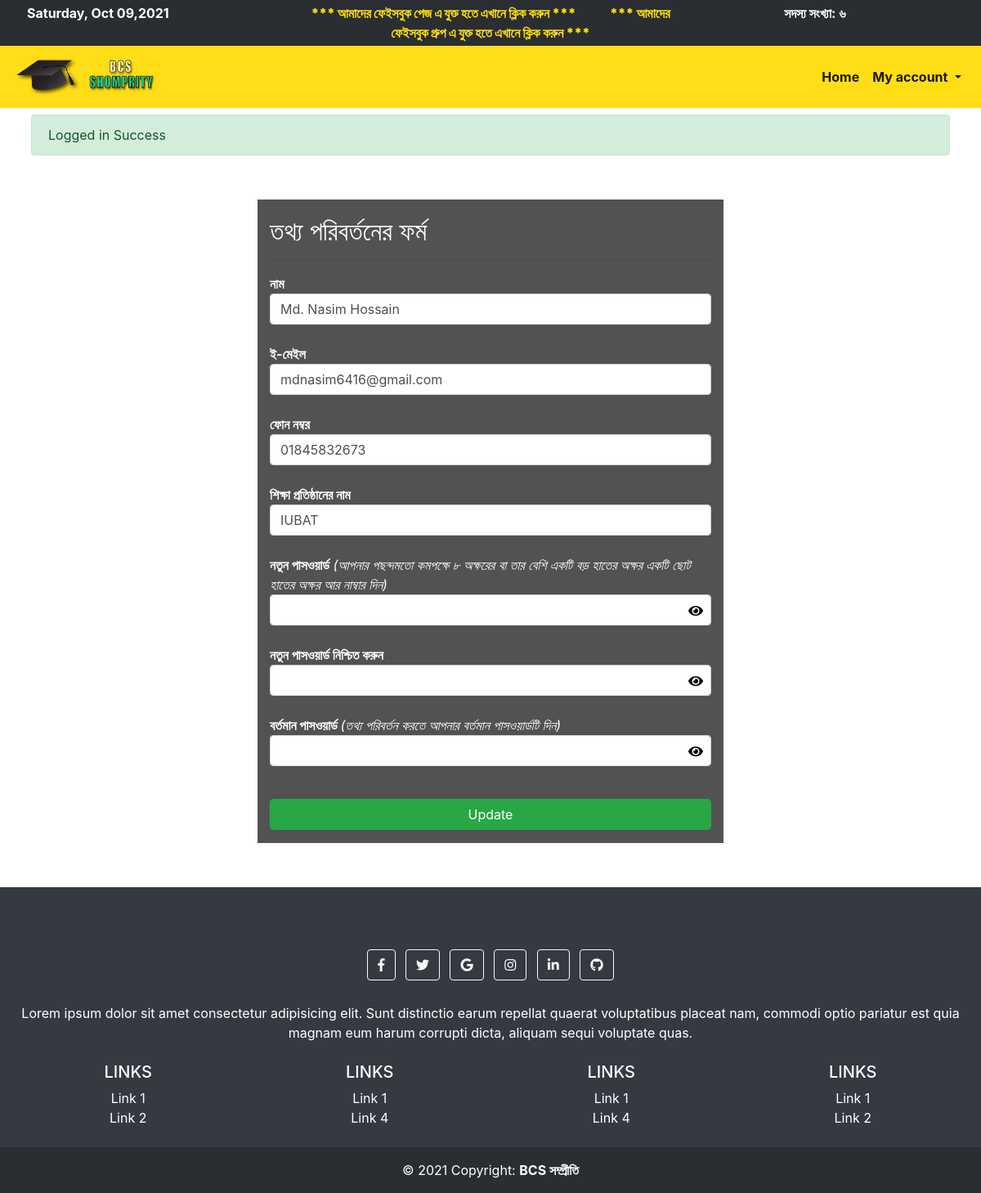
Page /admin/edit_profile.php (signed in) on the committed database.
### tables this page shows
CREATE TABLE `user` (
  `id` int(255) NOT NULL,
  `name` varchar(250) NOT NULL,
  `phone` varchar(100) NOT NULL,
  `email` varchar(100) NOT NULL,
  `institute` varchar(100) NOT NULL,
  `password` varchar(100) NOT NULL,
  `registrationtime` timestamp NOT NULL DEFAULT current_timestamp(),
  `remaining_courses` int(11) DEFAULT NULL,
  `subscribed_courses` varchar(1000) DEFAULT NULL,
  `type` varchar(255) NOT NULL DEFAULT 'user',
  `validation_code` varchar(255) DEFAULT NULL
);

### link/dbname.php (called while the page is built, shortened)
<?php
$USER = 'user';

### admin/edit_profile.php (the view)
<?php include 'toplayout.php';
$user_id=userID($userInput);
$data = all_by_SPECIFIC_ID($USER,'id',$user_id);
?>
<div class="container">
    <div class="row">
        <div class="col-sm-3"></div>
        <div class="col-sm-6 sign_up_form" style="padding-top: 20px">
            <h2 class="text-align:center">তথ্য পরিবর্তনের ফর্ম</h2>
            <hr>
            <form class="edit_user" id="edit_user" action="../link/update.php" accept-charset="UTF-8" method="post">
                <?php foreach($data as $rows) { ?>
                <div class="field">
                    <b>নাম</b>
                    <input autofocus="autofocus" class="form-control" required="required" type="text" name="user_name"
                        id="user_name" value="<?php echo $rows['name'] ?>" />
                </div>
                <br>
                <div class="field">
                    <b>ই-মেইল</b>
                    <input class="form-control" type="email" value="<?php echo $rows['email'] ?>" name="user_email" id="user_email"/>
                </div>
                <br>
                <div class="field">
                    <b>ফোন নম্বর </b>
                    <input class="form-control" type="text" value="<?php echo $rows['phone']; ?>"
                        name="user_phone" id="user_phone"/>
                </div>
                <br>
                <div class="field">
                    <b>শিক্ষা প্রতিষ্ঠানের নাম</b>
                    <input autofocus="autofocus" class="form-control" type="text" name="user_institution"
                        id="user_institution" value="<?php echo $rows['institute'] ?>" />
                </div>
                <br>
                <div class="field">
                    <b>নতুন পাসওয়ার্ড</b>
                    <em>(আপনার পছন্দমতো কমপক্ষে ৮ অক্ষরের বা তার বেশি একটি বড় হাতের অক্ষর একটি ছোট হাতের অক্ষর আর নাম্বার দিন)</em>
                    <input autocomplete="false" class="form-control password" pattern="(?=.*\d)(?=.*[a-z])(?=.*[A-Z]).{8,}" title="Must contain at least one  number and one uppercase and lowercase letter, and at least 8 or more characters" type="password" name="user_password" id="user_password" required/>
                    <span class="p-viewer">
                        <i class="fa fa-eye" aria-hidden="true"></i>
                    </span>
                </div>
                <br>
                <div class="field">
                    <b>নতুন পাসওয়ার্ড নিশ্চিত করুন</b>
                    <input autocomplete="false" class="form-control confirm_password" type="password"
                        name="user_password_confirmation" id="user_password_confirmation"pattern="(?=.*\d)(?=.*[a-z])(?=.*[A-Z]).{8,}" title="Must contain at least one  number and one uppercase and lowercase letter, and at least 8 or more characters" required/>
                    <span class="p-viewer2">
                        <i class="fa fa-eye" aria-hidden="true"></i>
                    </span>
                </div>
                <br>
                <div class="field">
                    <b>বর্তমান পাসওয়ার্ড </b> <i>(তথ্য পরিবর্তন করতে আপনার বর্তমান পাসওয়ার্ডটি দিন)</i>
                    <input autocomplete="false" class="form-control current_password" type="password"
                        name="user_current_password" id="user_current_password"pattern="(?=.*\d)(?=.*[a-z])(?=.*[A-Z]).{8,}" title="Must contain at least one  number and one uppercase and lowercase letter, and at least 8 or more characters"  required/>
                    <span class="p-viewer3">
                        <i class="fa fa-eye" aria-hidden="true"></i>
                    </span>
                </div>
                <br>
                <p>
                <div class="actions">
                    <input type="submit" name="update" value="Update" class="btn btn-success form-control"
                        data-disable-with="Update" />
                </div>
                </p>
                <?php } ?>
            </form>
        </div>
        <div class="col-sm-3"></div>
    </div>
</div>
<br>
<?php include 'bottomlayout.php' ?>

### rows in the picture
user: user_name "Md. Nasim Hossain", user_email "mdnasim6416@gmail.com", user_phone "01845832673", user_institution "IUBAT"

### other values in the picture
englishToBangla($totalmember) "৬"
$_SESSION['message'] "Logged in Success"
